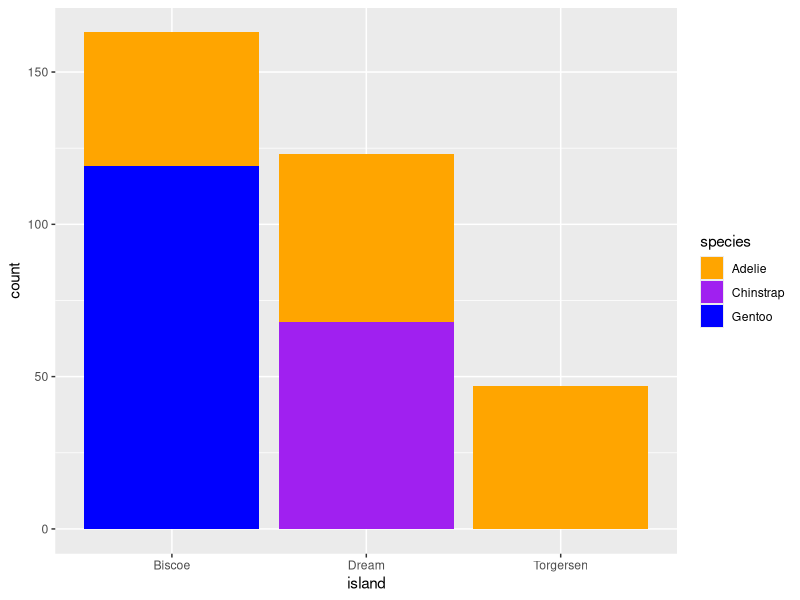
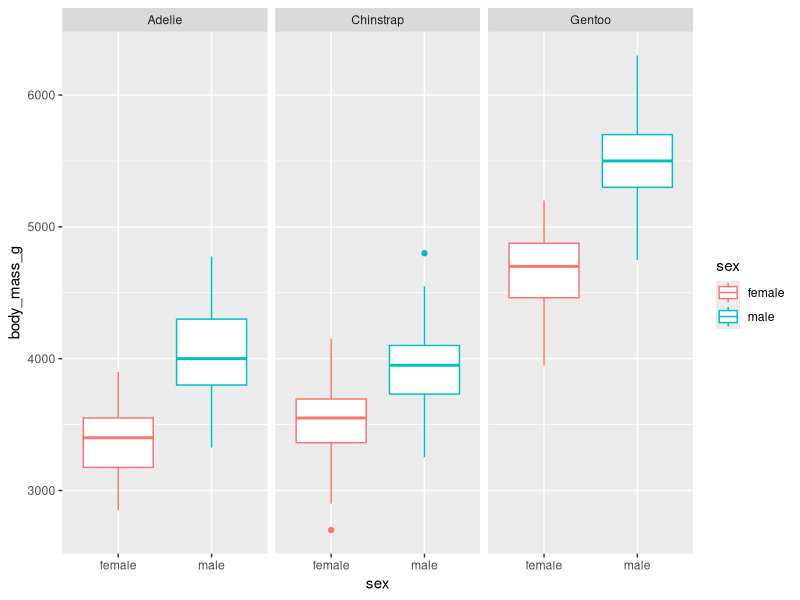

Here is the R script that generated these plots, in order:
## ---- chunk 1
knitr::opts_chunk$set(echo = TRUE)
## ---- chunk 2
library("tidyverse")
library("palmerpenguins")
data(package = "palmerpenguins")
penguins <- na.omit(penguins)
## ---- chunk 3
penguins_species <- penguins$species %>% 
  levels() %>% 
  sort()

penguins_sex <- penguins$sex %>% 
  levels() %>% 
  sort()

counter_population <- function(i, j) {
    k <- sum(penguins$species == i & penguins$sex == j)
    return(k)
}

penguins_population <- outer(penguins_species, 
                             penguins_sex, 
                             Vectorize(counter_population)) %>% 
  as.data.frame()

colnames(penguins_population) <- penguins_sex
rownames(penguins_population) <- penguins_species

penguins_population <- mutate(penguins_population, 
                              total = female + male)
## ---- chunk 4
penguins_population
## ---- chunk 5
parameters <- c("mean", 
                "sd", 
                "min", 
                "max")

measurements <- c("bill_length_mm", 
                  "bill_depth_mm", 
                  "flipper_length_mm", 
                  "body_mass_g")

penguins_data <- data.frame()

for (i in measurements) {
  j <- penguins %>% 
    select(all_of(i)) %>% 
    as_vector()
  
  k <- c(mean(j), 
         sd(j), 
         min(j), 
         max(j)) %>% 
    round(digits = 1)
  
  penguins_data <- rbind(penguins_data, k)
}

colnames(penguins_data) <- parameters
rownames(penguins_data) <- measurements
## ---- chunk 6
penguins_data
## ---- chunk 7
bar_colours <- c("orange", 
                 "purple", 
                 "blue")

ggplot(penguins) +
  geom_bar(aes(x = island, fill = species)) +
  scale_fill_manual(values = bar_colours)
## ---- chunk 8
ggplot(penguins) +
  geom_boxplot(aes(x = sex, 
                   y = body_mass_g, 
                   color = sex)) +
  facet_grid(cols = vars(species))
